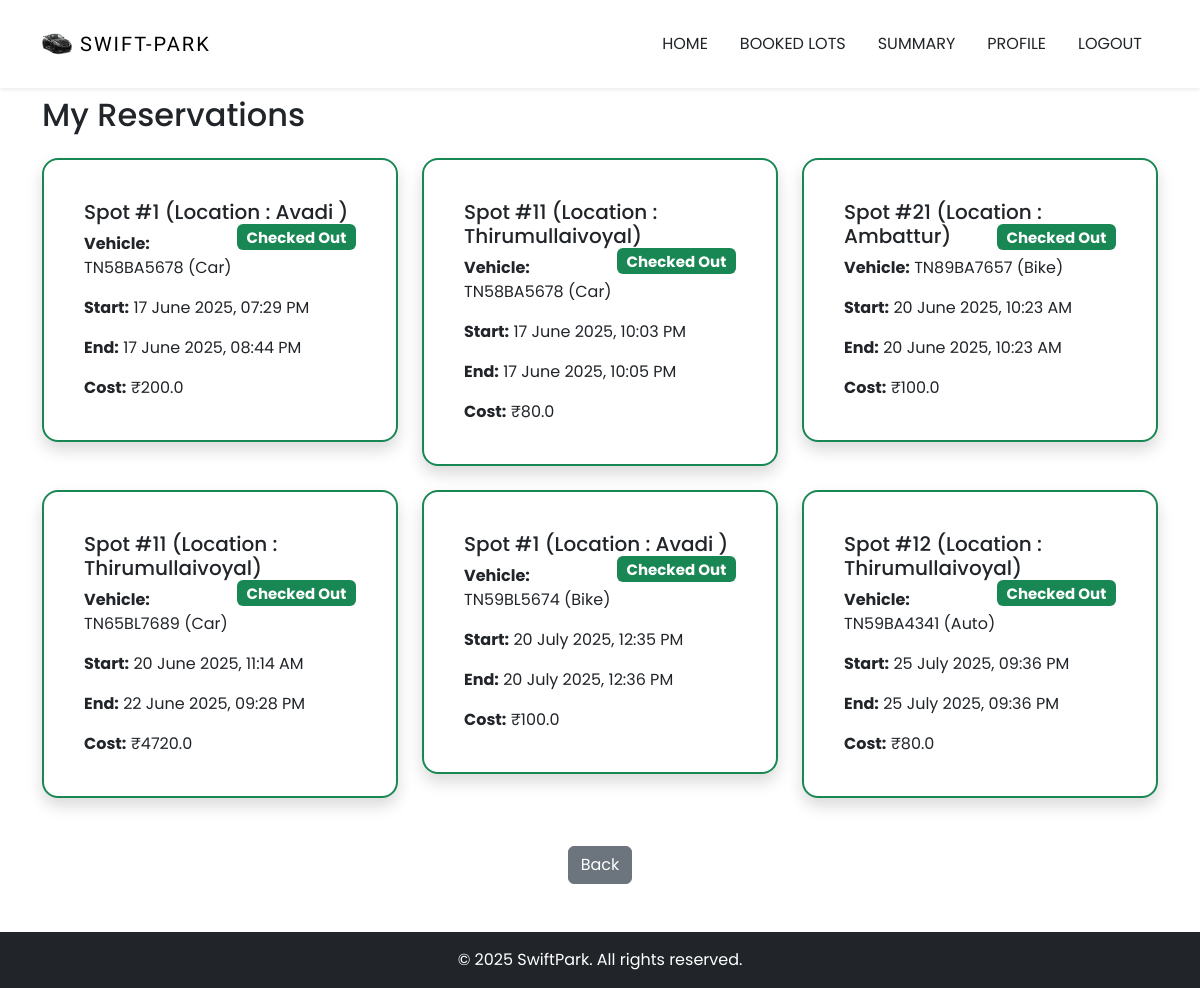
The page /user/my_reservations (signed in) on the database as committed earlier.
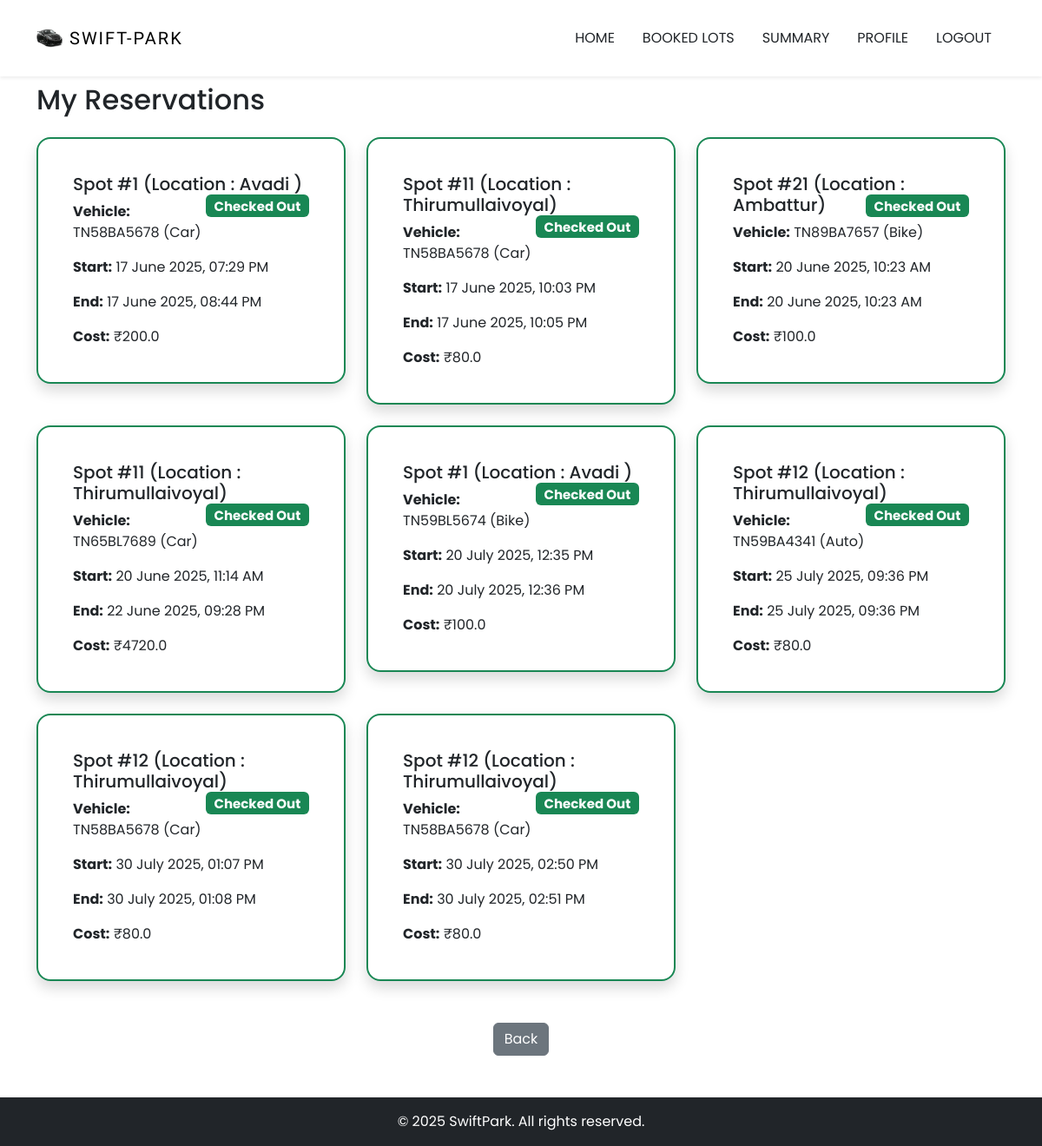
The same page on the database as committed later.
### WorkSpace/models.py (models this page shows, shortened)
class Reservation(db.Model):
    id = db.Column(db.Integer, primary_key=True)
    lot_id = db.Column(db.Integer, db.ForeignKey('parking_lot.id'), nullable=False)
    spot_id = db.Column(db.Integer, db.ForeignKey('parking_spot.id'), nullable=False)
    user_id = db.Column(db.Integer, db.ForeignKey('user.id'), nullable=False)
    vehicle_id = db.Column(db.Integer, db.ForeignKey('vehicle.id'), nullable=False)
    parking_timestamp = db.Column(db.DateTime, nullable=False)
    leaving_timestamp = db.Column(db.DateTime, nullable=True)  # Now nullable
    parking_cost = db.Column(db.Float, nullable=True)          # Now nullable

class ParkingLot(db.Model):
    id = db.Column(db.Integer, primary_key=True)
    prime_location_name = db.Column(db.String(150), nullable=False)
    price = db.Column(db.Float, nullable=False)
    address = db.Column(db.String(250), nullable=False)
    pin_code = db.Column(db.Integer, nullable=False)
    maximum_number_of_spots = db.Column(db.Integer, nullable=False)
    is_deleted = db.Column(db.Boolean , default = False , nullable = False)
    spots = db.relationship('ParkingSpot', backref='lot', lazy=True)
    reservations = db.relationship('Reservation', backref='lot', lazy=True)

class Vehicle(db.Model):
    id = db.Column(db.Integer, primary_key=True)
    registration_number = db.Column(db.String(20), unique=True, nullable=False)
    vehicle_type = db.Column(db.String(50))  # car, bus, lorry
    user_id = db.Column(db.Integer, db.ForeignKey('user.id'), nullable=False)
    reservations = db.relationship('Reservation', backref='vehicle', lazy=True)

### WorkSpace/routes.py (the view)
@routes.route('/user/my_reservations')
@login_required
def my_reservations() :
    reservations = Reservation.query.filter_by(user_id = current_user.id).all()
    return render_template('my_reservations.html' , reservations = reservations , now = datetime.now() )

### WorkSpace/templates/my_reservations.html (shortened to what this page needs)
{% extends "base.html" %}
{% block content %}
<div class="d-flex flex-column min-vh-100">
    <div class="container mt-5 pt-5 mb-5 flex-grow-1">
        <h2 class="mb-4">My Reservations</h2>
        {% if reservations %}
        <div class="row row-cols-1 row-cols-md-2 row-cols-lg-3 g-4">
            {% for r in reservations %}
            <div class="col">
                <div class=" card offer-content p-4 rounded-4 shadow {% if r.leaving_timestamp %}border-success{% else %}border-warning{% endif %}">
                    <div class="card-body">
                        <h5 class="card-title">
                            Spot #{{ r.spot_id }} (Location : {{ r.lot.prime_location_name}})
                            {% if r.leaving_timestamp %}
                                <span class="badge bg-success float-end">Checked Out</span>
                            {% else %}
                                <span class="badge bg-warning text-dark float-end">Active</span>
                            {% endif %}
                        </h5>
                        <p class="card-text"><strong>Vehicle:</strong> {{ r.vehicle.registration_number }} ({{ r.vehicle.vehicle_type }})</p>
                        <p class="card-text"><strong>Start:</strong> {{ r.parking_timestamp.strftime('%d %B %Y, %I:%M %p') }}</p>
                        <p class="card-text"><strong>End:</strong>
                            {% if r.leaving_timestamp %}
                                {{ r.leaving_timestamp.strftime('%d %B %Y, %I:%M %p') }}
                            {% else %}
                                Not checked out yet
                            {% endif %}
                        </p>
                        <p class="card-text"><strong>Cost:</strong>
                            {% if r.parking_cost %}
                                ₹{{ r.parking_cost }}
                            {% else %}
                                Available during checkout
                            {% endif %}
                        </p>
                    </div>
                </div>
            </div>
            {% endfor %}
        </div>
        <div class="text-center mt-5">
            <a href="{{ url_for('routes.user_dashboard') }}" class="btn btn-secondary">Back</a>
        </div>
        {% else %}
        <p class="text-muted">You haven't made any reservations yet.</p>
        <div class="text-center">
            <a href="{{ url_for('routes.user_dashboard') }}" class="btn btn-primary mt-3">Explore Parking Lots</a>
        </div>
        {% endif %}
    </div>
</div>
{% endblock %}

Rows that differ between the two databases and show on the page:
added Reservation: spot_id "12", lot.prime_location_name "Thirumullaivoyal", shows "Checked Out", vehicle.registration_number "TN58BA5678", vehicle.vehicle_type "Car", parking_timestamp "30 July 2025, 01:07 PM", leaving_timestamp "30 July 2025, 01:08 PM", parking_cost "80.0"
added Reservation: spot_id "12", lot.prime_location_name "Thirumullaivoyal", shows "Checked Out", vehicle.registration_number "TN58BA5678", vehicle.vehicle_type "Car", parking_timestamp "30 July 2025, 02:50 PM", leaving_timestamp "30 July 2025, 02:51 PM", parking_cost "80.0"
